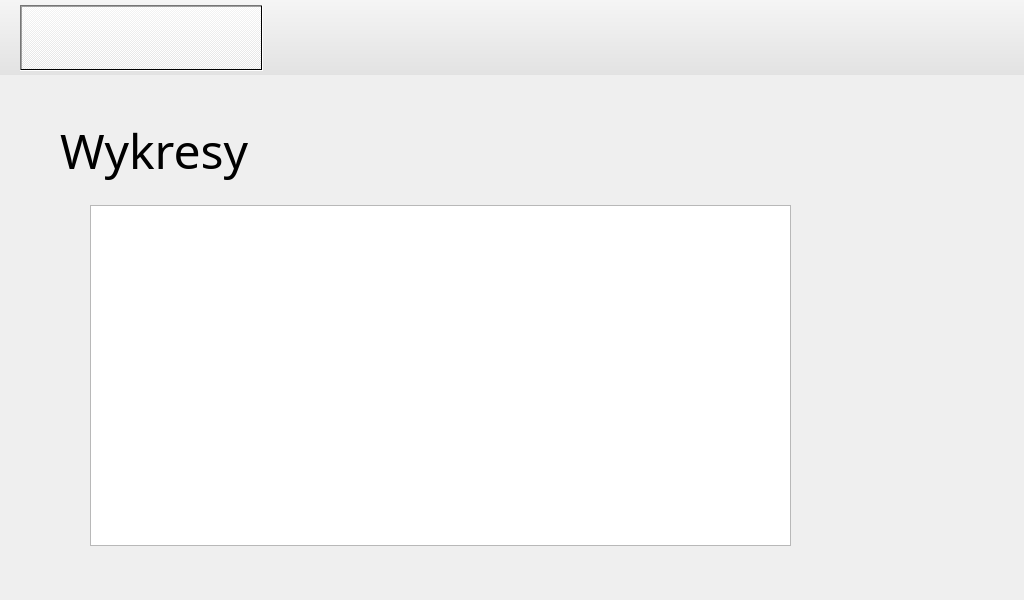
<?xml version="1.0" encoding="UTF-8"?>
<ui version="4.0">
 <class>Main</class>
 <widget class="QWidget" name="Main">
  <property name="geometry">
   <rect>
    <x>0</x>
    <y>0</y>
    <width>1024</width>
    <height>600</height>
   </rect>
  </property>
  <property name="minimumSize">
   <size>
    <width>1024</width>
    <height>600</height>
   </size>
  </property>
  <property name="maximumSize">
   <size>
    <width>1024</width>
    <height>600</height>
   </size>
  </property>
  <property name="windowTitle">
   <string>Form</string>
  </property>
  <widget class="QFrame" name="Menu">
   <property name="enabled">
    <bool>true</bool>
   </property>
   <property name="geometry">
    <rect>
     <x>0</x>
     <y>0</y>
     <width>1024</width>
     <height>75</height>
    </rect>
   </property>
   <property name="minimumSize">
    <size>
     <width>0</width>
     <height>75</height>
    </size>
   </property>
   <property name="maximumSize">
    <size>
     <width>16777215</width>
     <height>75</height>
    </size>
   </property>
   <property name="styleSheet">
    <string notr="true">background-color: qlineargradient(spread:pad, x1:0, y1:1, x2:0, y2:0, stop:0.0113636 rgba(225, 225, 225, 255), stop:1 rgba(245, 245, 245, 255));</string>
   </property>
   <property name="frameShape">
    <enum>QFrame::NoFrame</enum>
   </property>
   <property name="frameShadow">
    <enum>QFrame::Raised</enum>
   </property>
   <widget class="QWidget" name="horizontalLayoutWidget">
    <property name="geometry">
     <rect>
      <x>0</x>
      <y>0</y>
      <width>1031</width>
      <height>81</height>
     </rect>
    </property>
    <layout class="QHBoxLayout" name="horizontalLayout" stretch="0,0,0,0">
     <property name="spacing">
      <number>6</number>
     </property>
     <property name="sizeConstraint">
      <enum>QLayout::SetNoConstraint</enum>
     </property>
     <property name="leftMargin">
      <number>20</number>
     </property>
     <property name="topMargin">
      <number>5</number>
     </property>
     <property name="rightMargin">
      <number>20</number>
     </property>
     <property name="bottomMargin">
      <number>10</number>
     </property>
     <item>
      <widget class="QPushButton" name="btn_Measure">
       <property name="sizePolicy">
        <sizepolicy hsizetype="Preferred" vsizetype="Ignored">
         <horstretch>0</horstretch>
         <verstretch>0</verstretch>
        </sizepolicy>
       </property>
       <property name="cursor">
        <cursorShape>PointingHandCursor</cursorShape>
       </property>
       <property name="acceptDrops">
        <bool>false</bool>
       </property>
       <property name="autoFillBackground">
        <bool>false</bool>
       </property>
       <property name="styleSheet">
        <string notr="true">border-bottom-color: rgb(255, 85, 0);</string>
       </property>
       <property name="text">
        <string/>
       </property>
       <property name="icon">
        <iconset resource="../icons/Icons.qrc">
         <normaloff>:/Menu/menu/Measure.png</normaloff>:/Menu/menu/Measure.png</iconset>
       </property>
       <property name="iconSize">
        <size>
         <width>48</width>
         <height>48</height>
        </size>
       </property>
       <property name="checkable">
        <bool>true</bool>
       </property>
       <property name="checked">
        <bool>true</bool>
       </property>
       <property name="autoRepeat">
        <bool>false</bool>
       </property>
       <property name="autoExclusive">
        <bool>true</bool>
       </property>
       <property name="autoDefault">
        <bool>false</bool>
       </property>
       <property name="default">
        <bool>false</bool>
       </property>
       <property name="flat">
        <bool>true</bool>
       </property>
      </widget>
     </item>
     <item>
      <widget class="QPushButton" name="btn_Graphs">
       <property name="sizePolicy">
        <sizepolicy hsizetype="Preferred" vsizetype="Ignored">
         <horstretch>0</horstretch>
         <verstretch>0</verstretch>
        </sizepolicy>
       </property>
       <property name="cursor">
        <cursorShape>PointingHandCursor</cursorShape>
       </property>
       <property name="acceptDrops">
        <bool>false</bool>
       </property>
       <property name="autoFillBackground">
        <bool>false</bool>
       </property>
       <property name="styleSheet">
        <string notr="true">border-bottom-color: rgb(255, 85, 0);</string>
       </property>
       <property name="text">
        <string/>
       </property>
       <property name="icon">
        <iconset resource="../icons/Icons.qrc">
         <normaloff>:/Menu/menu/Graph.png</normaloff>:/Menu/menu/Graph.png</iconset>
       </property>
       <property name="iconSize">
        <size>
         <width>48</width>
         <height>48</height>
        </size>
       </property>
       <property name="checkable">
        <bool>true</bool>
       </property>
       <property name="checked">
        <bool>false</bool>
       </property>
       <property name="autoRepeat">
        <bool>false</bool>
       </property>
       <property name="autoExclusive">
        <bool>true</bool>
       </property>
       <property name="autoDefault">
        <bool>false</bool>
       </property>
       <property name="default">
        <bool>false</bool>
       </property>
       <property name="flat">
        <bool>true</bool>
       </property>
      </widget>
     </item>
     <item>
      <widget class="QPushButton" name="btn_Settings">
       <property name="sizePolicy">
        <sizepolicy hsizetype="Preferred" vsizetype="Ignored">
         <horstretch>0</horstretch>
         <verstretch>0</verstretch>
        </sizepolicy>
       </property>
       <property name="cursor">
        <cursorShape>PointingHandCursor</cursorShape>
       </property>
       <property name="acceptDrops">
        <bool>false</bool>
       </property>
       <property name="autoFillBackground">
        <bool>false</bool>
       </property>
       <property name="styleSheet">
        <string notr="true">border-bottom-color: rgb(255, 85, 0);</string>
       </property>
       <property name="text">
        <string/>
       </property>
       <property name="icon">
        <iconset resource="../icons/Icons.qrc">
         <normaloff>:/Menu/menu/Settings.png</normaloff>:/Menu/menu/Settings.png</iconset>
       </property>
       <property name="iconSize">
        <size>
         <width>48</width>
         <height>48</height>
        </size>
       </property>
       <property name="checkable">
        <bool>true</bool>
       </property>
       <property name="checked">
        <bool>false</bool>
       </property>
       <property name="autoRepeat">
        <bool>false</bool>
       </property>
       <property name="autoExclusive">
        <bool>true</bool>
       </property>
       <property name="autoDefault">
        <bool>false</bool>
       </property>
       <property name="default">
        <bool>false</bool>
       </property>
       <property name="flat">
        <bool>true</bool>
       </property>
      </widget>
     </item>
     <item>
      <widget class="QPushButton" name="btn_Errors">
       <property name="sizePolicy">
        <sizepolicy hsizetype="Preferred" vsizetype="Ignored">
         <horstretch>0</horstretch>
         <verstretch>0</verstretch>
        </sizepolicy>
       </property>
       <property name="cursor">
        <cursorShape>PointingHandCursor</cursorShape>
       </property>
       <property name="acceptDrops">
        <bool>false</bool>
       </property>
       <property name="autoFillBackground">
        <bool>false</bool>
       </property>
       <property name="styleSheet">
        <string notr="true">border-bottom-color: rgb(255, 85, 0);</string>
       </property>
       <property name="text">
        <string/>
       </property>
       <property name="icon">
        <iconset resource="../icons/Icons.qrc">
         <normaloff>:/Menu/menu/Error.png</normaloff>:/Menu/menu/Error.png</iconset>
       </property>
       <property name="iconSize">
        <size>
         <width>48</width>
         <height>48</height>
        </size>
       </property>
       <property name="checkable">
        <bool>true</bool>
       </property>
       <property name="checked">
        <bool>false</bool>
       </property>
       <property name="autoRepeat">
        <bool>false</bool>
       </property>
       <property name="autoExclusive">
        <bool>true</bool>
       </property>
       <property name="autoDefault">
        <bool>false</bool>
       </property>
       <property name="default">
        <bool>false</bool>
       </property>
       <property name="flat">
        <bool>true</bool>
       </property>
      </widget>
     </item>
    </layout>
   </widget>
  </widget>
  <widget class="QFrame" name="Content">
   <property name="geometry">
    <rect>
     <x>0</x>
     <y>75</y>
     <width>1024</width>
     <height>525</height>
    </rect>
   </property>
   <property name="font">
    <font>
     <family>Futura Std Book</family>
    </font>
   </property>
   <property name="styleSheet">
    <string notr="true"/>
   </property>
   <property name="frameShape">
    <enum>QFrame::NoFrame</enum>
   </property>
   <property name="frameShadow">
    <enum>QFrame::Raised</enum>
   </property>
   <layout class="QHBoxLayout" name="horizontalLayout_2">
    <property name="spacing">
     <number>0</number>
    </property>
    <property name="leftMargin">
     <number>0</number>
    </property>
    <property name="topMargin">
     <number>0</number>
    </property>
    <property name="rightMargin">
     <number>0</number>
    </property>
    <property name="bottomMargin">
     <number>0</number>
    </property>
    <item>
     <widget class="QStackedWidget" name="Screen">
      <property name="sizePolicy">
       <sizepolicy hsizetype="Preferred" vsizetype="Preferred">
        <horstretch>0</horstretch>
        <verstretch>0</verstretch>
       </sizepolicy>
      </property>
      <property name="currentIndex">
       <number>3</number>
      </property>
      <widget class="QWidget" name="Screen_Logo">
       <widget class="QWidget" name="horizontalLayoutWidget_2">
        <property name="geometry">
         <rect>
          <x>0</x>
          <y>-69</y>
          <width>1031</width>
          <height>601</height>
         </rect>
        </property>
        <layout class="QHBoxLayout" name="horizontalLayout_3">
         <property name="spacing">
          <number>0</number>
         </property>
         <property name="sizeConstraint">
          <enum>QLayout::SetDefaultConstraint</enum>
         </property>
         <property name="leftMargin">
          <number>50</number>
         </property>
         <property name="topMargin">
          <number>50</number>
         </property>
         <property name="rightMargin">
          <number>50</number>
         </property>
         <property name="bottomMargin">
          <number>100</number>
         </property>
         <item>
          <widget class="QLabel" name="logo_Polsl">
           <property name="sizePolicy">
            <sizepolicy hsizetype="Fixed" vsizetype="Fixed">
             <horstretch>0</horstretch>
             <verstretch>0</verstretch>
            </sizepolicy>
           </property>
           <property name="minimumSize">
            <size>
             <width>250</width>
             <height>250</height>
            </size>
           </property>
           <property name="maximumSize">
            <size>
             <width>250</width>
             <height>250</height>
            </size>
           </property>
           <property name="baseSize">
            <size>
             <width>478</width>
             <height>700</height>
            </size>
           </property>
           <property name="text">
            <string/>
           </property>
           <property name="pixmap">
            <pixmap resource="../icons/Icons.qrc">:/Logo/logo/polsl.png</pixmap>
           </property>
           <property name="scaledContents">
            <bool>true</bool>
           </property>
           <property name="wordWrap">
            <bool>false</bool>
           </property>
          </widget>
         </item>
         <item>
          <widget class="QLabel" name="logoMt">
           <property name="sizePolicy">
            <sizepolicy hsizetype="Fixed" vsizetype="Fixed">
             <horstretch>0</horstretch>
             <verstretch>0</verstretch>
            </sizepolicy>
           </property>
           <property name="minimumSize">
            <size>
             <width>250</width>
             <height>250</height>
            </size>
           </property>
           <property name="maximumSize">
            <size>
             <width>250</width>
             <height>250</height>
            </size>
           </property>
           <property name="baseSize">
            <size>
             <width>478</width>
             <height>700</height>
            </size>
           </property>
           <property name="text">
            <string/>
           </property>
           <property name="pixmap">
            <pixmap resource="../icons/Icons.qrc">:/Logo/logo/mt.png</pixmap>
           </property>
           <property name="scaledContents">
            <bool>true</bool>
           </property>
           <property name="wordWrap">
            <bool>false</bool>
           </property>
          </widget>
         </item>
        </layout>
       </widget>
      </widget>
      <widget class="QWidget" name="Screen_MeasureMain">
       <widget class="QLabel" name="title_MeasureMain">
        <property name="geometry">
         <rect>
          <x>50</x>
          <y>30</y>
          <width>181</width>
          <height>71</height>
         </rect>
        </property>
        <property name="font">
         <font>
          <family>Futura Std Book</family>
          <pointsize>36</pointsize>
         </font>
        </property>
        <property name="text">
         <string>Pomiary</string>
        </property>
        <property name="textFormat">
         <enum>Qt::AutoText</enum>
        </property>
        <property name="scaledContents">
         <bool>false</bool>
        </property>
        <property name="wordWrap">
         <bool>false</bool>
        </property>
        <property name="indent">
         <number>-1</number>
        </property>
       </widget>
       <widget class="QPushButton" name="btn_StartMeasure">
        <property name="geometry">
         <rect>
          <x>360</x>
          <y>210</y>
          <width>281</width>
          <height>91</height>
         </rect>
        </property>
        <property name="font">
         <font>
          <family>Futura Std Book</family>
          <pointsize>24</pointsize>
         </font>
        </property>
        <property name="styleSheet">
         <string notr="true">background-color: rgb(191, 191, 191);</string>
        </property>
        <property name="text">
         <string>Wykonaj Pomiar</string>
        </property>
       </widget>
       <widget class="QPushButton" name="btn_MeasureToGraph">
        <property name="geometry">
         <rect>
          <x>250</x>
          <y>320</y>
          <width>531</width>
          <height>91</height>
         </rect>
        </property>
        <property name="font">
         <font>
          <family>Futura Std Book</family>
          <pointsize>24</pointsize>
         </font>
        </property>
        <property name="autoFillBackground">
         <bool>false</bool>
        </property>
        <property name="styleSheet">
         <string notr="true">background-color: rgb(191, 191, 191);</string>
        </property>
        <property name="text">
         <string>Przejdź do poprzedniego Pomiaru</string>
        </property>
        <property name="autoRepeat">
         <bool>false</bool>
        </property>
       </widget>
      </widget>
      <widget class="QWidget" name="Screen_MeasureProgress">
       <widget class="QLabel" name="title_MeasureProgress">
        <property name="geometry">
         <rect>
          <x>70</x>
          <y>50</y>
          <width>491</width>
          <height>71</height>
         </rect>
        </property>
        <property name="font">
         <font>
          <family>Futura Std Book</family>
          <pointsize>36</pointsize>
         </font>
        </property>
        <property name="text">
         <string>Wykonywanie Pomiaru</string>
        </property>
        <property name="textFormat">
         <enum>Qt::AutoText</enum>
        </property>
        <property name="scaledContents">
         <bool>false</bool>
        </property>
        <property name="wordWrap">
         <bool>false</bool>
        </property>
        <property name="indent">
         <number>-1</number>
        </property>
       </widget>
       <widget class="QProgressBar" name="progressBar">
        <property name="geometry">
         <rect>
          <x>40</x>
          <y>140</y>
          <width>921</width>
          <height>16</height>
         </rect>
        </property>
        <property name="font">
         <font>
          <family>Arial</family>
         </font>
        </property>
        <property name="value">
         <number>24</number>
        </property>
        <property name="textVisible">
         <bool>false</bool>
        </property>
        <property name="invertedAppearance">
         <bool>false</bool>
        </property>
       </widget>
       <widget class="QPushButton" name="btn_StopMeasure">
        <property name="geometry">
         <rect>
          <x>680</x>
          <y>190</y>
          <width>281</width>
          <height>91</height>
         </rect>
        </property>
        <property name="font">
         <font>
          <family>Futura Std Book</family>
          <pointsize>24</pointsize>
         </font>
        </property>
        <property name="styleSheet">
         <string notr="true">background-color: rgb(191, 191, 191);</string>
        </property>
        <property name="text">
         <string>Zatrzymaj</string>
        </property>
       </widget>
       <widget class="QPushButton" name="btn_TestLeft">
        <property name="geometry">
         <rect>
          <x>70</x>
          <y>280</y>
          <width>201</width>
          <height>191</height>
         </rect>
        </property>
        <property name="font">
         <font>
          <pointsize>20</pointsize>
         </font>
        </property>
        <property name="text">
         <string>Obrót w Lewo</string>
        </property>
       </widget>
       <widget class="QPushButton" name="btn_TestRight">
        <property name="geometry">
         <rect>
          <x>310</x>
          <y>280</y>
          <width>201</width>
          <height>191</height>
         </rect>
        </property>
        <property name="font">
         <font>
          <pointsize>20</pointsize>
         </font>
        </property>
        <property name="text">
         <string>Obrót w Prawo</string>
        </property>
       </widget>
       <widget class="QLabel" name="title_MeasureProgress_2">
        <property name="geometry">
         <rect>
          <x>40</x>
          <y>190</y>
          <width>491</width>
          <height>71</height>
         </rect>
        </property>
        <property name="font">
         <font>
          <family>Futura Std Book</family>
          <pointsize>36</pointsize>
         </font>
        </property>
        <property name="text">
         <string>Tymczasowo do testów:</string>
        </property>
        <property name="textFormat">
         <enum>Qt::AutoText</enum>
        </property>
        <property name="scaledContents">
         <bool>false</bool>
        </property>
        <property name="wordWrap">
         <bool>false</bool>
        </property>
        <property name="indent">
         <number>-1</number>
        </property>
       </widget>
      </widget>
      <widget class="QWidget" name="Screen_Graphs">
       <widget class="QLabel" name="title_Graphs">
        <property name="geometry">
         <rect>
          <x>60</x>
          <y>40</y>
          <width>491</width>
          <height>71</height>
         </rect>
        </property>
        <property name="font">
         <font>
          <family>Futura Std Book</family>
          <pointsize>36</pointsize>
         </font>
        </property>
        <property name="text">
         <string>Wykresy</string>
        </property>
        <property name="textFormat">
         <enum>Qt::AutoText</enum>
        </property>
        <property name="scaledContents">
         <bool>false</bool>
        </property>
        <property name="wordWrap">
         <bool>false</bool>
        </property>
        <property name="indent">
         <number>-1</number>
        </property>
       </widget>
       <widget class="QChartView" name="graph_Test">
        <property name="geometry">
         <rect>
          <x>90</x>
          <y>130</y>
          <width>701</width>
          <height>341</height>
         </rect>
        </property>
       </widget>
      </widget>
      <widget class="QWidget" name="Screen_Settings">
       <widget class="QLabel" name="title_Settings">
        <property name="geometry">
         <rect>
          <x>100</x>
          <y>50</y>
          <width>491</width>
          <height>71</height>
         </rect>
        </property>
        <property name="font">
         <font>
          <family>Futura Std Book</family>
          <pointsize>36</pointsize>
         </font>
        </property>
        <property name="text">
         <string>Ustawienia</string>
        </property>
        <property name="textFormat">
         <enum>Qt::AutoText</enum>
        </property>
        <property name="scaledContents">
         <bool>false</bool>
        </property>
        <property name="wordWrap">
         <bool>false</bool>
        </property>
        <property name="indent">
         <number>-1</number>
        </property>
       </widget>
      </widget>
      <widget class="QWidget" name="Screen_Errors">
       <widget class="QLabel" name="title_Errors">
        <property name="geometry">
         <rect>
          <x>60</x>
          <y>50</y>
          <width>491</width>
          <height>71</height>
         </rect>
        </property>
        <property name="font">
         <font>
          <family>Futura Std Book</family>
          <pointsize>36</pointsize>
         </font>
        </property>
        <property name="text">
         <string>Błędy</string>
        </property>
        <property name="textFormat">
         <enum>Qt::AutoText</enum>
        </property>
        <property name="scaledContents">
         <bool>false</bool>
        </property>
        <property name="wordWrap">
         <bool>false</bool>
        </property>
        <property name="indent">
         <number>-1</number>
        </property>
       </widget>
      </widget>
     </widget>
    </item>
   </layout>
  </widget>
 </widget>
 <customwidgets>
  <customwidget>
   <class>QChartView</class>
   <extends>QGraphicsView</extends>
   <header>qchartview.h</header>
  </customwidget>
 </customwidgets>
 <resources>
  <include location="../icons/Icons.qrc"/>
 </resources>
 <connections/>
</ui>
